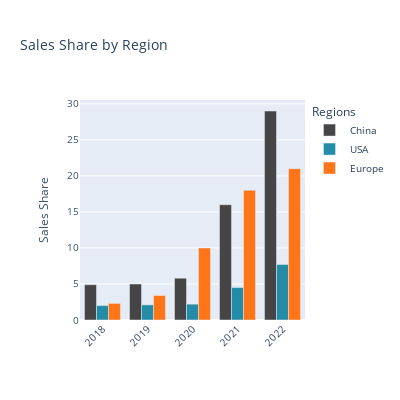

Source (notebook cell):
### Code cell
# Filter the data for years 2018 to 2022
filtered_data = df_sales_share[(df_sales_share['year'] >= 2018) & (df_sales_share['year'] <= 2022)]

# Filter the top regions
top_regions = ['China', 'USA', 'Europe']

# Create the bar plot using Plotly
fig = go.Figure()

colors = {
    'China': '#464545',
    'USA': '#258ca8',
    'Europe': '#ff7518'
}

for region in top_regions:
    region_data = filtered_data[(filtered_data['region'] == region) & (filtered_data['parameter'] == 'EV sales share')]
    
    fig.add_trace(go.Bar(
        x=region_data['year'],  # Use years for x-axis
        y=region_data['value'],
        name=region,
        marker_color=colors[region],  # Set color for the legend
    ))

# Update layout for aesthetics
fig.update_layout(
    title='Sales Share by Region',
    # xaxis_title='',  # Set x-axis title to Year
    yaxis=dict(
        title='Sales Share',
        titlefont=dict(color='rgb(55, 83, 109)'),
        tickfont=dict(color='rgb(55, 83, 109)'),
    ),
    legend_title_text='Regions',  # Set legend title to Region
    xaxis=dict(
        tickangle=-45,  # Rotate x-axis tick labels for better visibility
        tickvals=filtered_data['year'].unique(),  # Specify the x-axis tick positions
        ticktext=filtered_data['year'].unique()  # Specify the labels for the tick positions
    ),
    font=dict(size=10),
    width=400,  # Set the figure width
    height=400  # Set the figure height
)

# Show the plot
fig.show()
fig.write_html('../data/html/bars_sales_shares_regions.html')

### Figure 1 — Plotly figure (JSON) as saved in the notebook; plotly's stock layout.template omitted (floating-point values rounded to 4 significant figures)
{"data": [{"marker": {"color": "#464545"}, "name": "China", "type": "bar", "x": [2018, 2019, 2020, 2021, 2022], "y": [4.9, 5, 5.8, 16, 29]}, {"marker": {"color": "#258ca8"}, "name": "USA", "type": "bar", "x": [2018, 2019, 2020, 2021, 2022], "y": [2, 2.1, 2.2, 4.5, 7.7]}, {"marker": {"color": "#ff7518"}, "name": "Europe", "type": "bar", "x": [2018, 2019, 2020, 2021, 2022], "y": [2.3, 3.4, 10, 18, 21]}], "layout": {"font": {"size": 10}, "height": 400, "legend": {"title": {"text": "Regions"}}, "title": {"text": "Sales Share by Region"}, "width": 400, "xaxis": {"autorange": true, "range": [2018.0, 2022.0], "tickangle": -45, "ticktext": [2018, 2019, 2020, 2021, 2022], "tickvals": [2018, 2019, 2020, 2021, 2022], "type": "linear"}, "yaxis": {"autorange": true, "range": [0, 30.53], "tickfont": {"color": "rgb(55, 83, 109)"}, "title": {"font": {"color": "rgb(55, 83, 109)"}, "text": "Sales Share"}, "type": "linear"}}}
